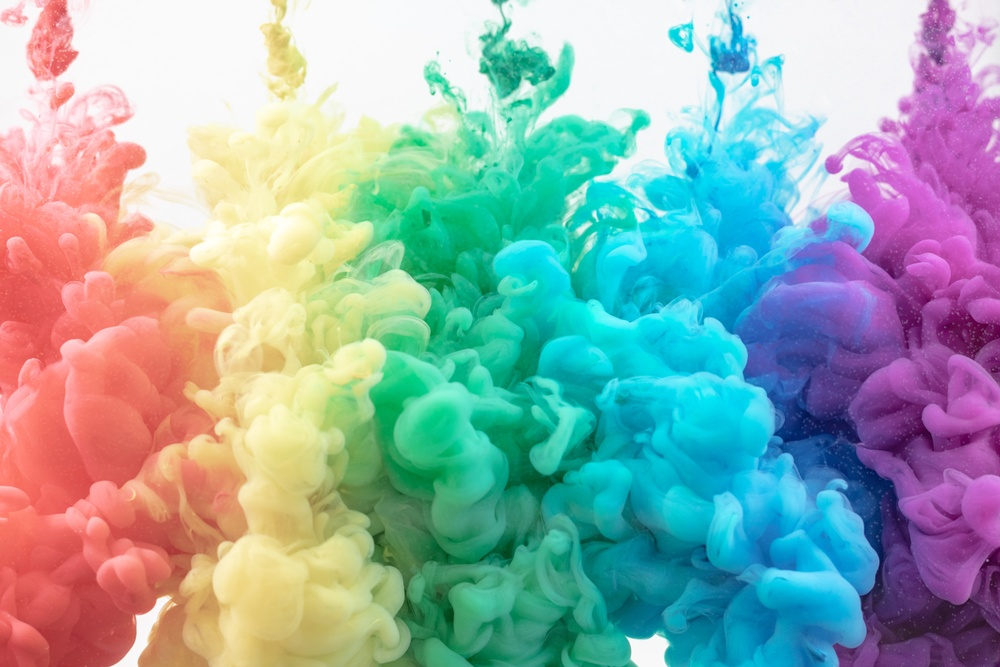
#> input picture Fifth Lab/example.jpg, 1000 x 667 px, shrunk from 5714 x 3809 before the run
$ jupyter execute --allow-errors 'Lab #5.ipynb'   (shell and % lines are left out)
#> lines starting #> are read from the running program, lines starting #| are printed output that depends on the picture
[cell 1]
from sklearn.datasets import make_blobs
from sklearn.preprocessing import StandardScaler
# Generate a Gaussian 2D dataset (blobs)
centers = [[1, 1], [-1, -1], [1, -1]]
X, labels_true = make_blobs(
n_samples=750, centers=centers, cluster_std=0.4, random_state=0)
X = StandardScaler().fit_transform(X)

[cell 2]
import matplotlib.pyplot as plt
import numpy as np
plt.figure(figsize=(12,6))
colormap=np.array(['red','lime','black'])
# Plot the blobs without lables
plt.subplot(1,2,1)
plt.scatter(X[:, 0], X[:, 1])
plt.title('Blobs')
plt.show()
# Plot the blobs with lables (Ground Truth (GT)). We will use it for clustering results evaluation
plt.subplot(1,2,2)
plt.scatter(X[:, 0], X[:, 1], c=colormap[labels_true],s=40)
plt.title('Blobs with lables')
plt.show()
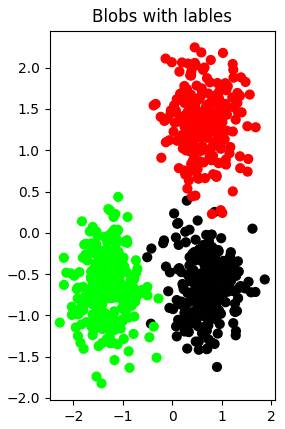
#> figure drawn by matplotlib, 1 panel

[cell 3]
from sklearn.datasets import make_blobs
from sklearn.preprocessing import StandardScaler
from sklearn.cluster import KMeans
# Use K = 3
model=KMeans(n_clusters=3, n_init='auto')
model.fit(X)
predY=np.choose(model.labels_,[0,1,2]).astype(np.int64)

[cell 4]
X[:, 0].shape

[cell 5]
plt.figure(figsize=(12,6))
colormap=np.array(['red','lime','black'])
# Plot the blobs before the clustering
plt.subplot(1,2,1)
plt.scatter(X[:, 0], X[:, 1], c=colormap[labels_true],s=40)
plt.title('Blobs with GT lables')
# Plot the blobs after KMeans clustering
plt.subplot(1,2,2)
plt.scatter(X[:, 0], X[:, 1], c=colormap[predY],s=40)
plt.title('Blobs after KMeans clustering')
# We will also get the coordinates of the cluster centers using KMeans.cluster_centers_ and save it as k_means_cluster_centers.
k_means_cluster_centers = model.cluster_centers_
# define the centroid, or cluster center.
cluster_centers = k_means_cluster_centers
#print(cluster_center)
plt.scatter(cluster_centers[:, 0], cluster_centers[:, 1], marker='*',
c='orange',s=100)

#> (a cell that did not finish here is left out)

[cell 7]
from sklearn_extra.cluster import KMedoids
# Apply KMedoids clustering
#> (the rest of this cell did not finish here and is left out)

[cell 8]
plt.figure(figsize=(12,6))
colormap=np.array(['red','lime','black'])
# Plot the blobs before the clustering
plt.subplot(1,2,1)
plt.scatter(X[:, 0], X[:, 1], c=colormap[labels_true],s=40)
plt.title('Blobs with GT lables')
# Plot the blobs after KMedios clustering
plt.subplot(1,2,2)
#> (the rest of this cell did not finish here and is left out)

[cell 9]
import numpy as np
from sklearn import metrics
from sklearn.cluster import DBSCAN
db = DBSCAN(eps=0.3, min_samples=10).fit(X) # Params for blobs data
# db = DBSCAN(eps=0.15, min_samples=5).fit(X) # Params for two moons data
labels = db.labels_
# Number of clusters in labels, ignoring noise if present.
n_clusters_ = len(set(labels)) - (1 if -1 in labels else 0)
n_noise_ = list(labels).count(-1)
print("Estimated number of clusters: %d" % n_clusters_)
print("Estimated number of noise points: %d" % n_noise_)

[cell 10]
plt.figure(figsize=(12,6))
plt.subplot(1,2,1)
plt.scatter(X[:, 0], X[:, 1], c=colormap[labels_true],s=40)
plt.title('Blobs with GT lables')
# Plot the blobs after DBSCAN clustering. I used a different visualization/plot to show the core points and the noisy points in different color and size
plt.subplot(1,2,2)
unique_labels = set(labels)
core_samples_mask = np.zeros_like(labels, dtype=bool)
core_samples_mask[db.core_sample_indices_] = True
colors = [plt.cm.Spectral(each) for each in np.linspace(0, 1,len(unique_labels))]
for k, col in zip(unique_labels, colors):
    if k == -1:
        # Black used for noise.
        col = [0, 0, 0, 1]
    class_member_mask = labels == k
    xy = X[class_member_mask & core_samples_mask]
    plt.plot(xy[:, 0], xy[:, 1], "o", markerfacecolor=tuple(col), markeredgecolor="k", markersize=14,)
    xy = X[class_member_mask & ~core_samples_mask]
    plt.plot(xy[:, 0], xy[:, 1], "o", markerfacecolor=tuple(col), markeredgecolor="k", markersize=6,)
plt.title(f"DBSCAN estimated number of clusters: {n_clusters_}")

[cell 11]
from sklearn.mixture import GaussianMixture
gmm=GaussianMixture(n_components=3)
gmm.fit(X)
y_cluster_gmm=gmm.predict(X)

[cell 12]
plt.figure(figsize=(12,6))
colormap=np.array(['red','lime','black'])
# Plot the blobs before the clustering
plt.subplot(1,2,1)
plt.scatter(X[:, 0], X[:, 1], c=colormap[labels_true],s=40)
plt.title('Blobs with GT lables')
# Plot the blobs after KMeans clustering
plt.subplot(1,2,2)
plt.scatter(X[:, 0], X[:, 1], c=colormap[y_cluster_gmm],s=40)
plt.title('Blobs after GMMs clustering')
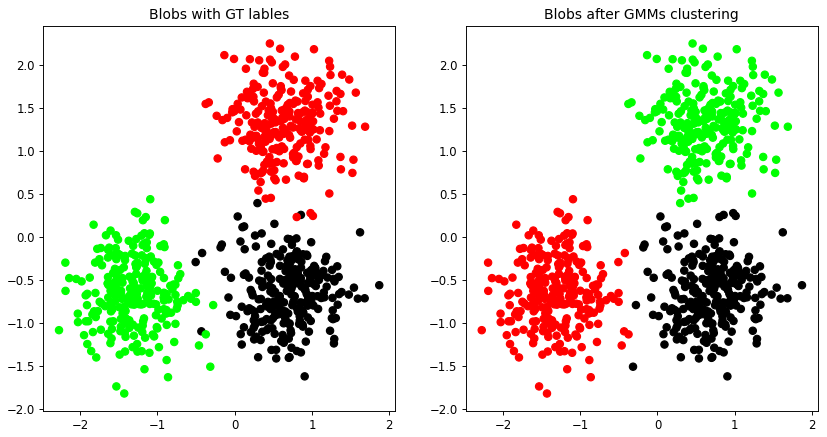
#> figure drawn by matplotlib, 2 panels

[cell 13]
print(f"---------------------------")
print(f"DBSCAN Evaluation measures\n")
print(f"Homogeneity: {metrics.homogeneity_score(labels_true, labels):.3f}")
print(f"Completeness: {metrics.completeness_score(labels_true,labels):.3f}")
print(f"V-measure: {metrics.v_measure_score(labels_true, labels):.3f}")
print(f"Adjusted Rand Index: {metrics.adjusted_rand_score(labels_true,labels):.3f}")
print(f"Adjusted Mutual Information:{metrics.adjusted_mutual_info_score(labels_true, labels):.3f}")
print(f"Silhouette Coefficient: {metrics.silhouette_score(X, labels):.3f}")
print(f"\n---------------------------")
print(f"K-Means Evaluation measures\n")
print(f"Homogeneity: {metrics.homogeneity_score(labels_true, predY):.3f}")
print(f"Completeness: {metrics.completeness_score(labels_true,predY):.3f}")
print(f"V-measure: {metrics.v_measure_score(labels_true, predY):.3f}")
print(f"Adjusted Rand Index: {metrics.adjusted_rand_score(labels_true,predY):.3f}")
print(f"Adjusted Mutual Information: {metrics.adjusted_mutual_info_score(labels_true, predY):.3f}")
print(f"Silhouette Coefficient: {metrics.silhouette_score(X, predY):.3f}")
print(f"\n---------------------------")
print(f"GMMs Evaluation measures\n")
print(f"Homogeneity: {metrics.homogeneity_score(labels_true,y_cluster_gmm):.3f}")
print(f"Completeness: {metrics.completeness_score(labels_true,y_cluster_gmm):.3f}")
print(f"V-measure: {metrics.v_measure_score(labels_true,y_cluster_gmm):.3f}")
print(f"Adjusted Rand Index: {metrics.adjusted_rand_score(labels_true,y_cluster_gmm):.3f}")
print(f"Adjusted Mutual Information: {metrics.adjusted_mutual_info_score(labels_true,y_cluster_gmm):.3f}")
print(f"Silhouette Coefficient: {metrics.silhouette_score(X,y_cluster_gmm):.3f}")

[cell 14]
# Generate a non Gaussian 2D dataset (two moons)
from sklearn.datasets import make_moons
X, labels_true = make_moons(n_samples=500, noise=0.1)
X = StandardScaler().fit_transform(X)

[cell 15]
plt.figure(figsize=(12,6))
colormap=np.array(['red','lime','black'])
# Plot the blobs without lables
plt.subplot(1,2,1)
plt.scatter(X[:, 0], X[:, 1])
plt.title('Moons')
#plt.show()

plt.subplot(1,2,2)
plt.scatter(X[:, 0], X[:, 1], c=colormap[labels_true],s=40)
plt.title('Moons with lables')

[cell 16]
model=KMeans(n_clusters=2, n_init='auto')
model.fit(X)
predY=np.choose(model.labels_,[0,1]).astype(np.int64)

[cell 17]
plt.figure(figsize=(12,6))
colormap=np.array(['red','black'])

plt.subplot(1,2,1)
plt.scatter(X[:, 0], X[:, 1], c=colormap[labels_true],s=40)
plt.title('Moons with GT lables')
# Plot the blobs after KMeans clustering
plt.subplot(1,2,2)
plt.scatter(X[:, 0], X[:, 1], c=colormap[predY],s=40)
plt.title('Moons after KMeans clustering')

k_means_cluster_centers = model.cluster_centers_
# define the centroid, or cluster center.
cluster_centers = k_means_cluster_centers
#print(cluster_center)
plt.scatter(cluster_centers[:, 0], cluster_centers[:, 1], marker='*',c='orange',s=100)

[cell 18]
from sklearn.neighbors import NearestNeighbors
from matplotlib import pyplot as plt

neighbors = NearestNeighbors(n_neighbors=20)
neighbors_fit = neighbors.fit(X)
distances, indices = neighbors_fit.kneighbors(X)

[cell 19]
distances = np.sort(distances, axis=0)
distances = distances[:,1]
plt.plot(distances)
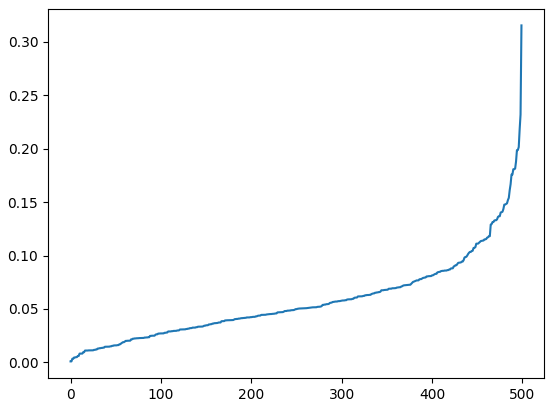
#> figure drawn by matplotlib, 1 panel; curve peaks at x = 499, y = 0.316

[cell 20]
db = DBSCAN(eps=0.20, min_samples=15).fit(X) # Params for blobs data
#db = DBSCAN(eps=1.15, min_samples=5).fit(X) # Params for two moons data
labels = db.labels_
# Number of clusters in labels, ignoring noise if present.
n_clusters_ = len(set(labels)) - (1 if -1 in labels else 0)
n_noise_ = list(labels).count(-1)
print("Estimated number of clusters: %d" % n_clusters_)
print("Estimated number of noise points: %d" % n_noise_)

[cell 21]
plt.figure(figsize=(12,6))
plt.subplot(1,2,1)
plt.scatter(X[:, 0], X[:, 1], c=colormap[labels_true],s=40)
plt.title('Moons with GT lables')

plt.subplot(1,2,2)
unique_labels = set(labels)
core_samples_mask = np.zeros_like(labels, dtype=bool)
core_samples_mask[db.core_sample_indices_] = True
colors = [plt.cm.Spectral(each) for each in np.linspace(0, 1,
len(unique_labels))]
for k, col in zip(unique_labels, colors):
    if k == -1:
    # Black used for noise.
        col = [0, 0, 0, 1]
    class_member_mask = labels == k
    xy = X[class_member_mask & core_samples_mask]
    plt.plot(
    xy[:, 0],
    xy[:, 1],
    "o",
    markerfacecolor=tuple(col),
    markeredgecolor="k",
    markersize=14,
    )
    xy = X[class_member_mask & ~core_samples_mask]
    plt.plot(
    xy[:, 0],
    xy[:, 1],
    "o",
    markerfacecolor=tuple(col),
    markeredgecolor="k",
    markersize=6,
    )
plt.title(f"DBSCAN estimated number of clusters: {n_clusters_}")
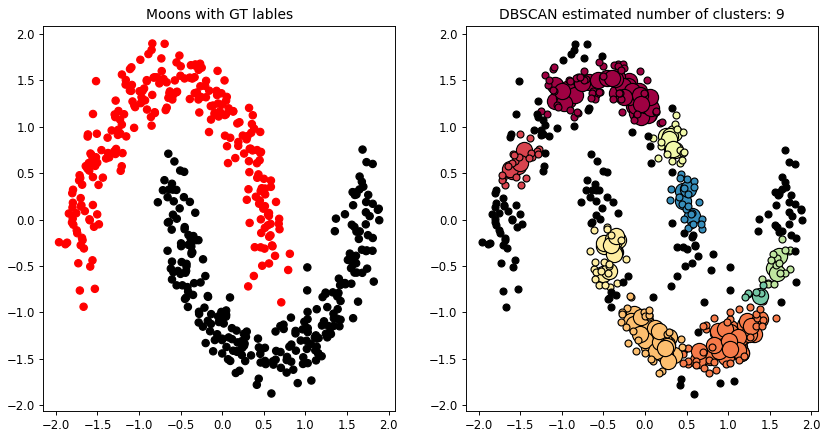
#> figure drawn by matplotlib, 2 panels

[cell 22]
gmm=GaussianMixture(n_components=2)
gmm.fit(X)
y_cluster_gmm=gmm.predict(X)

[cell 23]
plt.figure(figsize=(12,6))
colormap=np.array(['red','black'])
# Plot the blobs before the clustering
plt.subplot(1,2,1)
plt.scatter(X[:, 0], X[:, 1], c=colormap[labels_true],s=40)
plt.title('Moons with GT lables')
# Plot the blobs after KMeans clustering
plt.subplot(1,2,2)
plt.scatter(X[:, 0], X[:, 1], c=colormap[y_cluster_gmm],s=40)
plt.title('Moons after GMMs clustering')
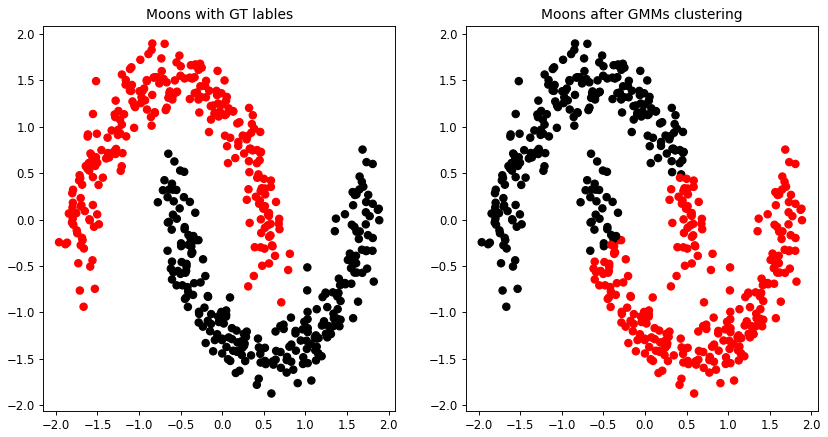
#> figure drawn by matplotlib, 2 panels

[cell 24]
print(f"---------------------------")
print(f"DBSCAN Evaluation measures\n")
print(f"Homogeneity: {metrics.homogeneity_score(labels_true, labels):.3f}")
print(f"Completeness: {metrics.completeness_score(labels_true,labels):.3f}")
print(f"V-measure: {metrics.v_measure_score(labels_true, labels):.3f}")
print(f"Adjusted Rand Index: {metrics.adjusted_rand_score(labels_true,labels):.3f}")
print(f"Adjusted Mutual Information:{metrics.adjusted_mutual_info_score(labels_true, labels):.3f}")
print(f"Silhouette Coefficient: {metrics.silhouette_score(X, labels):.3f}")
print(f"\n---------------------------")
print(f"K-Means Evaluation measures\n")
print(f"Homogeneity: {metrics.homogeneity_score(labels_true, predY):.3f}")
print(f"Completeness: {metrics.completeness_score(labels_true,predY):.3f}")
print(f"V-measure: {metrics.v_measure_score(labels_true, predY):.3f}")
print(f"Adjusted Rand Index: {metrics.adjusted_rand_score(labels_true,predY):.3f}")
print(f"Adjusted Mutual Information: {metrics.adjusted_mutual_info_score(labels_true, predY):.3f}")
print(f"Silhouette Coefficient: {metrics.silhouette_score(X, predY):.3f}")
print(f"\n---------------------------")
print(f"GMMs Evaluation measures\n")
print(f"Homogeneity: {metrics.homogeneity_score(labels_true,y_cluster_gmm):.3f}")
print(f"Completeness: {metrics.completeness_score(labels_true,y_cluster_gmm):.3f}")
print(f"V-measure: {metrics.v_measure_score(labels_true,y_cluster_gmm):.3f}")
print(f"Adjusted Rand Index: {metrics.adjusted_rand_score(labels_true,y_cluster_gmm):.3f}")
print(f"Adjusted Mutual Information: {metrics.adjusted_mutual_info_score(labels_true,y_cluster_gmm):.3f}")
print(f"Silhouette Coefficient: {metrics.silhouette_score(X,y_cluster_gmm):.3f}")

[cell 25]
from sklearn_extra.cluster import KMedoids
# Apply KMeans clustering
kmeans = KMeans(n_clusters=2, n_init='auto')
kmeans_pred = kmeans.fit_predict(X)

# Apply KMedoids clustering
#> (the rest of this cell did not finish here and is left out)

[cell 26]
# Plotting the results
colormap = np.array(['red', 'black'])
plt.figure(figsize=(12, 6))

# Plot the moons with ground truth labels
plt.subplot(1, 2, 1)
plt.scatter(X[:, 0], X[:, 1], c=colormap[labels_true], s=40)
plt.title('Moons with GT labels')

# Plot the moons after KMeans clustering
plt.subplot(1, 2, 2)
plt.scatter(X[:, 0], X[:, 1], c=colormap[kmeans_pred], s=40)
plt.title('Moons after KMeans clustering')

plt.show()

[cell 27]
# Plotting the results
colormap = np.array(['red', 'black'])
plt.figure(figsize=(12, 6))

# Plot the moons with ground truth labels
plt.subplot(1, 2, 1)
plt.scatter(X[:, 0], X[:, 1], c=colormap[labels_true], s=40)
plt.title('Moons with GT labels')

# Plot the moons after KMeans clustering
plt.subplot(1, 2, 2)
#> (the rest of this cell did not finish here and is left out)

[cell 28]
# Evaluation metrics for KMeans
print(f"K-Means Evaluation measures\n")
print(f"Homogeneity: {metrics.homogeneity_score(labels_true, kmeans_pred):.3f}")
print(f"Completeness: {metrics.completeness_score(labels_true, kmeans_pred):.3f}")
print(f"V-measure: {metrics.v_measure_score(labels_true, kmeans_pred):.3f}")
print(f"Adjusted Rand Index: {metrics.adjusted_rand_score(labels_true, kmeans_pred):.3f}")
print(f"Adjusted Mutual Information: {metrics.adjusted_mutual_info_score(labels_true, kmeans_pred):.3f}")
print(f"Silhouette Coefficient: {metrics.silhouette_score(X, kmeans_pred):.3f}")

# Evaluation metrics for KMedoids
print(f"\nK-Medoids Evaluation measures\n")
#> (the rest of this cell did not finish here and is left out)

[cell 29]
from skimage.io import imread
from skimage.transform import resize
image_path = 'example.jpg'
image = imread(image_path)
#> image is the input picture: shape (667, 1000, 3); mean R, G, B 146.3, 171.8, 169.9
image = resize(image, (image.shape[0] // 2, image.shape[1] // 2), anti_aliasing=True)
#> image: shape (333, 500, 3) float64

[cell 30]
def apply_kmeans(image, n_clusters):
    pixels = image.reshape((-1, 3))

    kmeans = KMeans(n_clusters=n_clusters, n_init='auto')
    kmeans.fit(pixels)

    clustered_image = kmeans.cluster_centers_[kmeans.labels_]
    clustered_image = clustered_image.reshape(image.shape)

    return clustered_image

[cell 31]
k_values = [1, 2, 3, 4 ,5, 10]
fig, axes = plt.subplots(1, len(k_values) + 1, figsize=(15, 7))

axes[0].imshow(image)
axes[0].set_title("Original Image")
axes[0].axis('off')

for i, k in enumerate(k_values, 1):
    clustered_image = apply_kmeans(image, k)
    axes[i].imshow(clustered_image)
    axes[i].set_title(f"K={k}")
    axes[i].axis('off')
#> this loop made 6 passes
#> pass 1, `clustered_image = apply_kmeans(image, k)`:
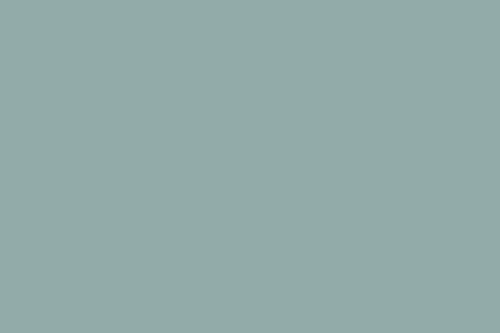
#> clustered_image: shape (333, 500, 3) float64; mean R, G, B 0.574, 0.674, 0.666
#> pass 2, `clustered_image = apply_kmeans(image, k)`:
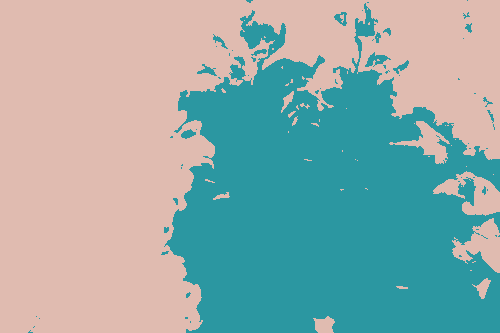
#> clustered_image: shape (333, 500, 3) float64; mean R, G, B 0.574, 0.674, 0.666
#> pass 3, `clustered_image = apply_kmeans(image, k)`:
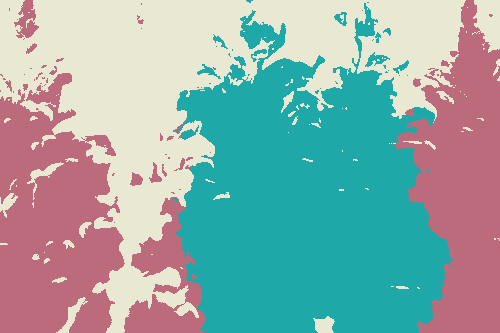
#> clustered_image: shape (333, 500, 3) float64; mean R, G, B 0.574, 0.674, 0.667

plt.show()
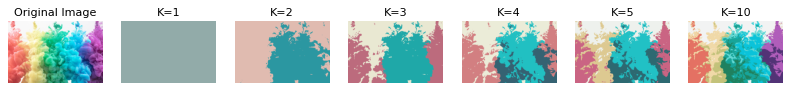
#> figure drawn by matplotlib, 7 panels

[cell 32]
from sklearnex import patch_sklearn
patch_sklearn()
#> (this line was passed over: sklearnex is not available in this run)
from sklearn.cluster import KMeans

[cell 33]
k_values = [1, 2, 3, 4 ,5, 10]
fig, axes = plt.subplots(1, len(k_values) + 1, figsize=(15, 5))

axes[0].imshow(image)
axes[0].set_title("Original Image")
axes[0].axis('off')

for i, k in enumerate(k_values, 1):
    clustered_image = apply_kmeans(image, k)
    axes[i].imshow(clustered_image)
    axes[i].set_title(f"K={k}")
    axes[i].axis('off')

plt.show()
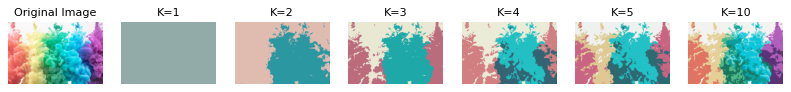
#> figure drawn by matplotlib, 7 panels
